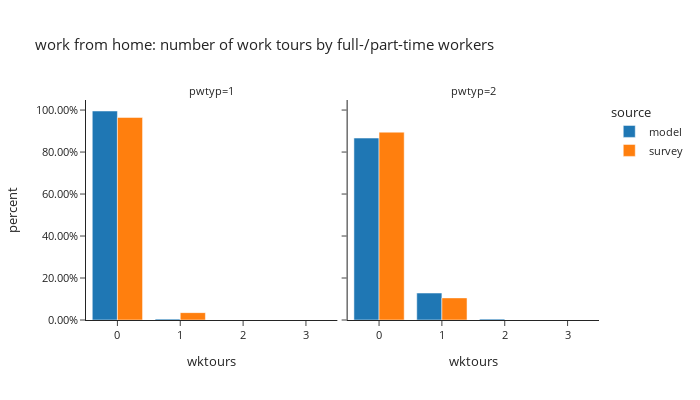

Source (notebook cell):
### Code cell
_df = workers[workers['worker_type']=="wfh"].groupby(['source','pwtyp','wktours'])['pdexpfac'].sum().reset_index()
_df['percent'] = _df.groupby(['source','pwtyp'], group_keys=False)['pdexpfac'].apply(lambda x: x / float(x.sum()))

fig = px.bar(_df, x='wktours', y="percent", custom_data=['pdexpfac'],
             facet_col="pwtyp",color="source",
             barmode="group",template="simple_white",
             title="work from home: number of work tours by full-/part-time workers")
# fig.for_each_annotation(lambda a: a.update(text = a.text.split("=")[-1]))
fig.update_traces(hovertemplate="share of workers: %{y:.2%}<br>" +
                                "worker counts: %{customdata[0]:.0f}",)
fig.update_layout(height=400, width=700, font=dict(size=11),
                  yaxis_tickformat = '.2%')
fig.show()

### Figure 1 — Plotly figure (JSON) as saved in the notebook; plotly's stock layout.template omitted (floating-point values rounded to 4 significant figures)
{"data": [{"alignmentgroup": "True", "customdata": [[22250.0], [100.0]], "hovertemplate": "share of workers: %{y:.2%}<br>worker counts: %{customdata[0]:.0f}", "legendgroup": "model", "marker": {"color": "#1F77B4", "pattern": {"shape": ""}}, "name": "model", "offsetgroup": "model", "orientation": "v", "showlegend": true, "textposition": "auto", "type": "bar", "x": [0, 1], "xaxis": "x", "y": [0.9955, 0.004474], "yaxis": "y"}, {"alignmentgroup": "True", "customdata": [[33410.0], [4950.0], [170.0], [20.0]], "hovertemplate": "share of workers: %{y:.2%}<br>worker counts: %{customdata[0]:.0f}", "legendgroup": "model", "marker": {"color": "#1F77B4", "pattern": {"shape": ""}}, "name": "model", "offsetgroup": "model", "orientation": "v", "showlegend": false, "textposition": "auto", "type": "bar", "x": [0, 1, 2, 3], "xaxis": "x2", "y": [0.8667, 0.1284, 0.00441, 0.0005188], "yaxis": "y2"}, {"alignmentgroup": "True", "customdata": [[152300.0], [5539.0]], "hovertemplate": "share of workers: %{y:.2%}<br>worker counts: %{customdata[0]:.0f}", "legendgroup": "survey", "marker": {"color": "#FF7F0E", "pattern": {"shape": ""}}, "name": "survey", "offsetgroup": "survey", "orientation": "v", "showlegend": true, "textposition": "auto", "type": "bar", "x": [0, 1], "xaxis": "x", "y": [0.9649, 0.03511], "yaxis": "y"}, {"alignmentgroup": "True", "customdata": [[53480.0], [6296.0]], "hovertemplate": "share of workers: %{y:.2%}<br>worker counts: %{customdata[0]:.0f}", "legendgroup": "survey", "marker": {"color": "#FF7F0E", "pattern": {"shape": ""}}, "name": "survey", "offsetgroup": "survey", "orientation": "v", "showlegend": false, "textposition": "auto", "type": "bar", "x": [0, 1], "xaxis": "x2", "y": [0.8947, 0.1053], "yaxis": "y2"}], "layout": {"annotations": [{"font": {}, "showarrow": false, "text": "pwtyp=1", "x": 0.245, "xanchor": "center", "xref": "paper", "y": 1.0, "yanchor": "bottom", "yref": "paper"}, {"font": {}, "showarrow": false, "text": "pwtyp=2", "x": 0.755, "xanchor": "center", "xref": "paper", "y": 1.0, "yanchor": "bottom", "yref": "paper"}], "barmode": "group", "font": {"size": 11}, "height": 400, "legend": {"title": {"text": "source"}, "tracegroupgap": 0}, "title": {"text": "work from home: number of work tours by full-/part-time workers"}, "width": 700, "xaxis": {"anchor": "y", "domain": [0.0, 0.49], "title": {"text": "wktours"}}, "xaxis2": {"anchor": "y2", "domain": [0.51, 1.0], "matches": "x", "title": {"text": "wktours"}}, "yaxis": {"anchor": "x", "domain": [0.0, 1.0], "tickformat": ".2%", "title": {"text": "percent"}}, "yaxis2": {"anchor": "x2", "domain": [0.0, 1.0], "matches": "y", "showticklabels": false}}}
